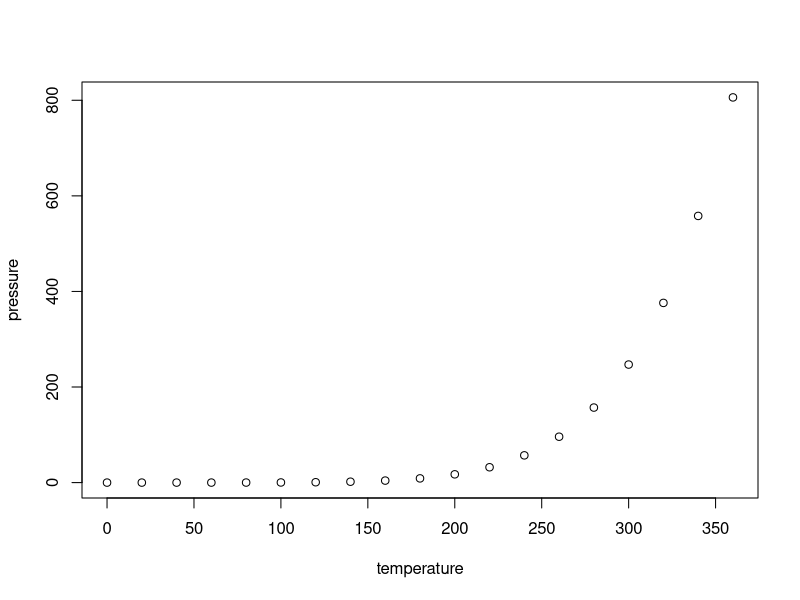
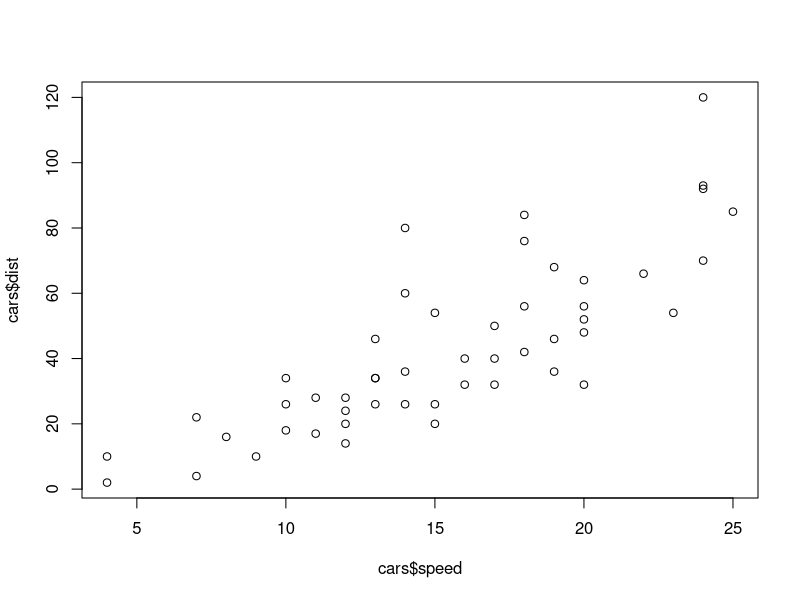
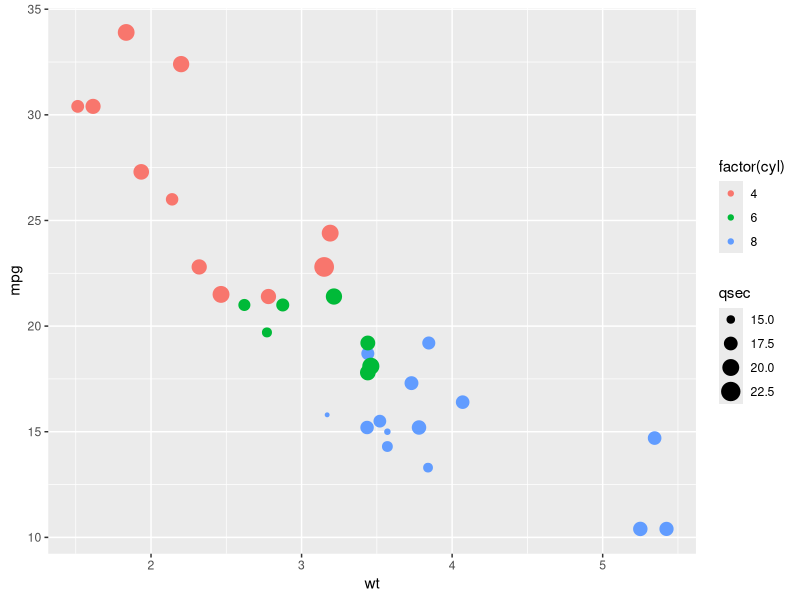

R code for these plots, in order:
## ---- chunk 1
knitr::opts_chunk$set(echo = TRUE)
## ---- chunk 2
summary(cars)
## ---- chunk 3
plot(pressure)
## ---- chunk 4
plot(cars$speed, cars$dist)
## ---- chunk 5
#install.packages("ggplot2")
library(ggplot2)
p <- ggplot(mtcars, aes(wt, mpg))
p + geom_point(aes(size = qsec, colour = factor(cyl)))
